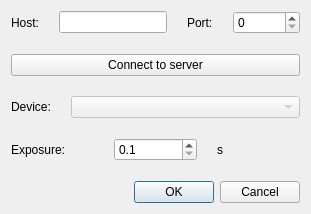
<?xml version="1.0" encoding="UTF-8"?>
<ui version="4.0">
 <class>ConnectionSettingsDialog</class>
 <widget class="QDialog" name="ConnectionSettingsDialog">
  <property name="geometry">
   <rect>
    <x>0</x>
    <y>0</y>
    <width>440</width>
    <height>252</height>
   </rect>
  </property>
  <property name="sizePolicy">
   <sizepolicy hsizetype="Fixed" vsizetype="Fixed">
    <horstretch>0</horstretch>
    <verstretch>0</verstretch>
   </sizepolicy>
  </property>
  <property name="windowTitle">
   <string>Dialog</string>
  </property>
  <layout class="QVBoxLayout" name="verticalLayout">
   <property name="spacing">
    <number>20</number>
   </property>
   <property name="sizeConstraint">
    <enum>QLayout::SetFixedSize</enum>
   </property>
   <item>
    <layout class="QHBoxLayout" name="horizontalLayout">
     <item>
      <widget class="QLabel" name="label">
       <property name="text">
        <string>Host:</string>
       </property>
      </widget>
     </item>
     <item>
      <widget class="QLineEdit" name="hostTextField"/>
     </item>
     <item>
      <widget class="QLabel" name="label_2">
       <property name="text">
        <string>Port:</string>
       </property>
      </widget>
     </item>
     <item>
      <widget class="QSpinBox" name="portSpinBox">
       <property name="maximum">
        <number>1000000000</number>
       </property>
      </widget>
     </item>
    </layout>
   </item>
   <item>
    <widget class="QPushButton" name="connectServerButton">
     <property name="text">
      <string>Connect to server</string>
     </property>
    </widget>
   </item>
   <item>
    <layout class="QHBoxLayout" name="horizontalLayout_2">
     <item>
      <widget class="QLabel" name="label_3">
       <property name="sizePolicy">
        <sizepolicy hsizetype="Minimum" vsizetype="Minimum">
         <horstretch>0</horstretch>
         <verstretch>0</verstretch>
        </sizepolicy>
       </property>
       <property name="text">
        <string>Device:</string>
       </property>
      </widget>
     </item>
     <item>
      <widget class="QComboBox" name="deviceComboBox">
       <property name="enabled">
        <bool>false</bool>
       </property>
       <property name="sizePolicy">
        <sizepolicy hsizetype="Expanding" vsizetype="Fixed">
         <horstretch>0</horstretch>
         <verstretch>0</verstretch>
        </sizepolicy>
       </property>
      </widget>
     </item>
    </layout>
   </item>
   <item>
    <layout class="QHBoxLayout" name="horizontalLayout_3">
     <item>
      <widget class="QLabel" name="label_4">
       <property name="sizePolicy">
        <sizepolicy hsizetype="Minimum" vsizetype="Minimum">
         <horstretch>0</horstretch>
         <verstretch>0</verstretch>
        </sizepolicy>
       </property>
       <property name="text">
        <string>Exposure:</string>
       </property>
      </widget>
     </item>
     <item>
      <widget class="QDoubleSpinBox" name="exposureSpinBox">
       <property name="sizePolicy">
        <sizepolicy hsizetype="Minimum" vsizetype="Fixed">
         <horstretch>0</horstretch>
         <verstretch>0</verstretch>
        </sizepolicy>
       </property>
       <property name="decimals">
        <number>1</number>
       </property>
       <property name="minimum">
        <double>0.100000000000000</double>
       </property>
       <property name="maximum">
        <double>60.000000000000000</double>
       </property>
      </widget>
     </item>
     <item>
      <widget class="QLabel" name="label_5">
       <property name="sizePolicy">
        <sizepolicy hsizetype="Minimum" vsizetype="Minimum">
         <horstretch>0</horstretch>
         <verstretch>0</verstretch>
        </sizepolicy>
       </property>
       <property name="text">
        <string>s</string>
       </property>
      </widget>
     </item>
    </layout>
   </item>
   <item>
    <widget class="QDialogButtonBox" name="buttonBox">
     <property name="orientation">
      <enum>Qt::Horizontal</enum>
     </property>
     <property name="standardButtons">
      <set>QDialogButtonBox::Cancel|QDialogButtonBox::Ok</set>
     </property>
    </widget>
   </item>
  </layout>
  <zorder>buttonBox</zorder>
  <zorder>connectServerButton</zorder>
  <zorder></zorder>
 </widget>
 <resources/>
 <connections>
  <connection>
   <sender>buttonBox</sender>
   <signal>accepted()</signal>
   <receiver>ConnectionSettingsDialog</receiver>
   <slot>accept()</slot>
   <hints>
    <hint type="sourcelabel">
     <x>248</x>
     <y>254</y>
    </hint>
    <hint type="destinationlabel">
     <x>157</x>
     <y>274</y>
    </hint>
   </hints>
  </connection>
  <connection>
   <sender>buttonBox</sender>
   <signal>rejected()</signal>
   <receiver>ConnectionSettingsDialog</receiver>
   <slot>reject()</slot>
   <hints>
    <hint type="sourcelabel">
     <x>316</x>
     <y>260</y>
    </hint>
    <hint type="destinationlabel">
     <x>286</x>
     <y>274</y>
    </hint>
   </hints>
  </connection>
 </connections>
</ui>
